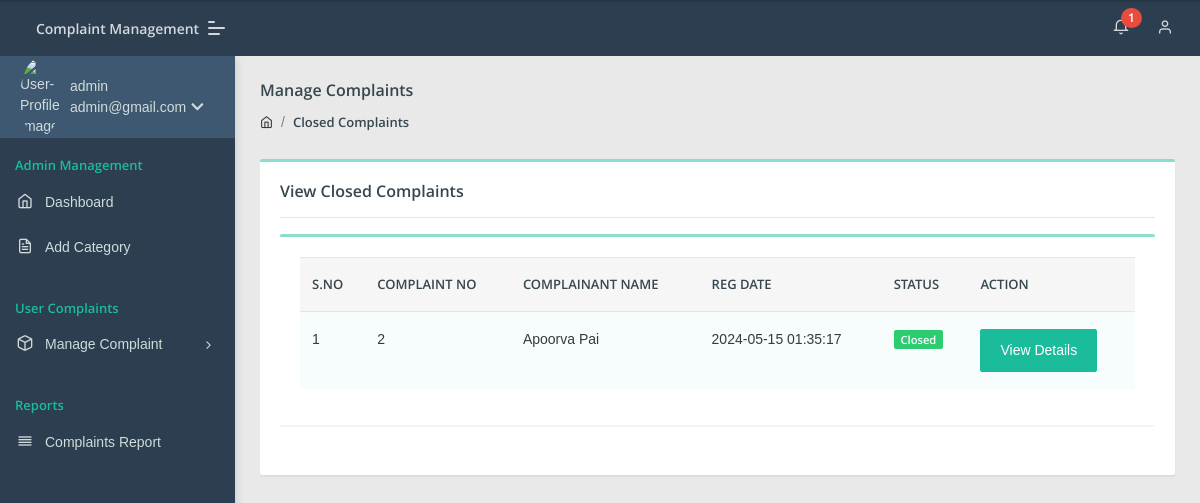
The app's page /admin/closed-complaint.php (signed in) with its own data.
### tables this page shows
CREATE TABLE `tblcomplaints` (
  `complaintNumber` int(11) NOT NULL,
  `userId` int(11) DEFAULT NULL,
  `category` int(11) DEFAULT NULL,
  `staffno` bigint(20) NOT NULL,
  `dept` varchar(20) NOT NULL,
  `iphno` bigint(20) NOT NULL,
  `complaintDetails` mediumtext DEFAULT NULL,
  `regDate` timestamp NULL DEFAULT current_timestamp(),
  `status` varchar(50) DEFAULT NULL,
  `lastUpdationDate` timestamp NULL DEFAULT NULL ON UPDATE current_timestamp()
);

CREATE TABLE `users` (
  `id` int(11) NOT NULL,
  `fullName` varchar(255) DEFAULT NULL,
  `userEmail` varchar(255) DEFAULT NULL,
  `password` varchar(255) DEFAULT NULL,
  `contactNo` bigint(11) DEFAULT NULL,
  `address` tinytext DEFAULT NULL,
  `State` varchar(255) DEFAULT NULL,
  `country` varchar(255) DEFAULT NULL,
  `pincode` int(6) DEFAULT NULL,
  `userImage` varchar(255) DEFAULT NULL,
  `regDate` timestamp NOT NULL DEFAULT current_timestamp(),
  `updationDate` timestamp NULL DEFAULT NULL,
  `status` int(1) DEFAULT NULL
);

### admin/closed-complaint.php (the view, shortened to what this page needs)
<?php
include('include/config.php');
if(strlen($_SESSION['aid'])==0)
    {
header('location:index.php');
}
else{
?>
<!DOCTYPE html>
<html lang="en">
<head>
    <link rel="stylesheet" href="assets/css/style.css">
</head>
<body class="">
	<?php include('include/sidebar.php');?>
	<?php include('include/header.php');?>
<section class="pcoded-main-container">
    <div class="pcoded-content">
        <div class="page-header">
            <div class="page-block">
                <div class="row align-items-center">
                    <div class="col-md-12">
                        <div class="page-header-title">
                            <h5 class="m-b-10">Manage Complaints</h5>
                        </div>
                        <ul class="breadcrumb">
                            <li class="breadcrumb-item"><a href="dashboard.php"><i class="feather icon-home"></i></a></li>
                            <li class="breadcrumb-item"><a href="closed-complaint.php">Closed Complaints</a></li>
                        </ul>
                    </div>
                </div>
            </div>
        </div>
        <div class="row">
            <div class="col-sm-12">
                <div class="card">
                    <div class="card-body">
                        <h5>View Closed Complaints</h5>
                        <hr>
                      <div class="row">
                            <div class="col-xl-12">
                <div class="card">
                    <div class="card-body table-border-style">
                        <div class="table-responsive">
                            <table class="table table-striped">
                                <thead>
                                        <tr><th>S.No</th>
											<th>Complaint No</th>
											<th>Complainant Name</th>
											<th>Reg Date</th>
											<th>Status</th>
											<th>Action</th>
										</tr>
                                </thead>
                                <tbody>
                                    <?php
$st='closed';
$query=mysqli_query($con,"select tblcomplaints.*,users.fullName as name from tblcomplaints join users on users.id=tblcomplaints.userId where tblcomplaints.status='$st'");
$cnt=1;
while($row=mysqli_fetch_array($query))
{
?>
                                        <tr>
                                            <td><?php echo htmlentities($cnt);?></td>
                                            <td><?php echo htmlentities($row['complaintNumber']);?></td>
                                            <td><?php echo htmlentities($row['name']);?></td>
                                            <td> <?php echo htmlentities($row['regDate']);?></td>
                                                                                   <td>
                                                <?php $status=$row['status'];
                                                if($status==''): ?>
                                                <span class="badge badge-danger">Not Processed Yet</span>
                                            <?php elseif($status=='in process'):?>
                                             <span class="badge badge-warning">In Process</span>
                                         <?php elseif($status=='closed'):?>
                                             <span class="badge badge-success">Closed</span>
                                         <?php endif;?>
</td>
<td>   <a href="complaint-details.php?cid=<?php echo htmlentities($row['complaintNumber']);?>" class="btn btn-primary"> View Details</a>
											</td>
                                        </tr>
                                        <?php $cnt=$cnt+1; } ?>
                                </tbody>
                            </table>
                        </div>
                    </div>
                </div>
            </div>
                        </div>
                    </div>
                </div>
            </div>
        </div>
    </div>
</section>
</body>
</html>
<?php } ?>

### admin/include/sidebar.php (shortened to what this page needs)
	<nav class="pcoded-navbar  ">
		<div class="navbar-wrapper  ">
			<div class="navbar-content scroll-div " >
				<div class="">
					<div class="main-menu-header">
						<img class="img-radius" src="assets/images/user/user-gear.png" alt="User-Profile-Image">
						<div class="user-details">
							<?php
$id=intval($_SESSION["aid"]);
$query=mysqli_query($con,"select * from admin where id='$id'");
while($row=mysqli_fetch_array($query))
{
?>
							<span><?php echo  htmlentities($row['fullname']);?></span>
							<div id="more-details"><?php echo  htmlentities($row['email']);?><i class="fa fa-chevron-down m-l-5"></i></div><?php } ?>
						</div>
					</div>
				</div>
				<ul class="nav pcoded-inner-navbar ">
					<li class="nav-item pcoded-menu-caption">
						<label>Admin Management</label>
					</li>
					<li class="nav-item">
					    <a href="dashboard.php" class="nav-link "><span class="pcoded-micon"><i class="feather icon-home"></i></span><span class="pcoded-mtext">Dashboard</span></a>
					</li>
					<li class="nav-item">
					    <a href="category.php" class="nav-link "><span class="pcoded-micon"><i class="feather icon-file-text"></i></span><span class="pcoded-mtext">Add Category</span></a>
					</li>
					<li class="nav-item pcoded-menu-caption">
						<label>User Complaints</label>
					</li>
					<li class="nav-item pcoded-hasmenu">
						<a href="#!" class="nav-link "><span class="pcoded-micon"><i class="feather icon-box"></i></span><span class="pcoded-mtext">Manage Complaint</span></a>
					</li>
					<li class="nav-item pcoded-menu-caption">
					    <label>Reports</label>
					</li>
					<li class="nav-item">
					    <a href="between-date-complaintreport.php" class="nav-link "><span class="pcoded-micon"><i class="feather icon-align-justify"></i></span><span class="pcoded-mtext">Complaints Report</span></a>
					</li>
				</ul>
			</div>
		</div>
	</nav>

### records on screen
tblcomplaints: complaintNumber "2", userId.fullName "Apoorva Pai", regDate "2024-05-15 01:35:17", status "Closed"

### other values on screen
$row['fullname'] "admin"
$row['email'] "admin@gmail.com"
$num1 "1"
